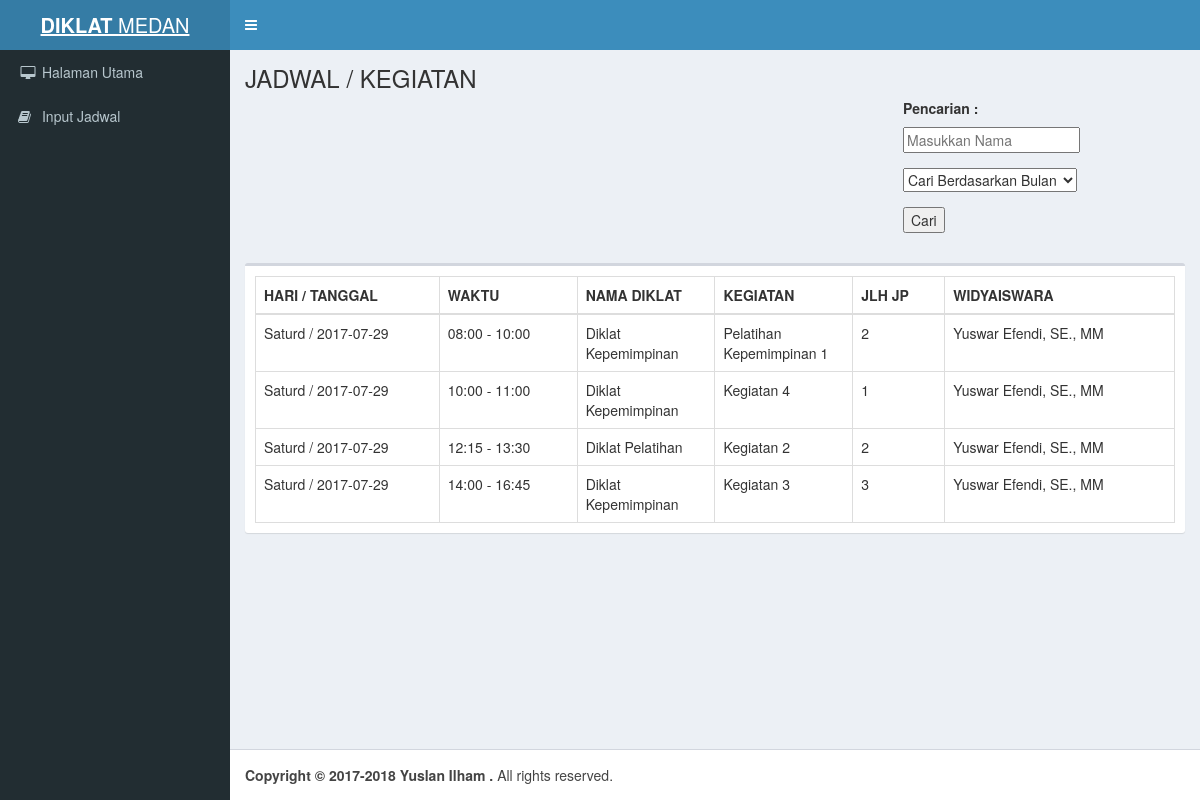
Before: / with the older database file.
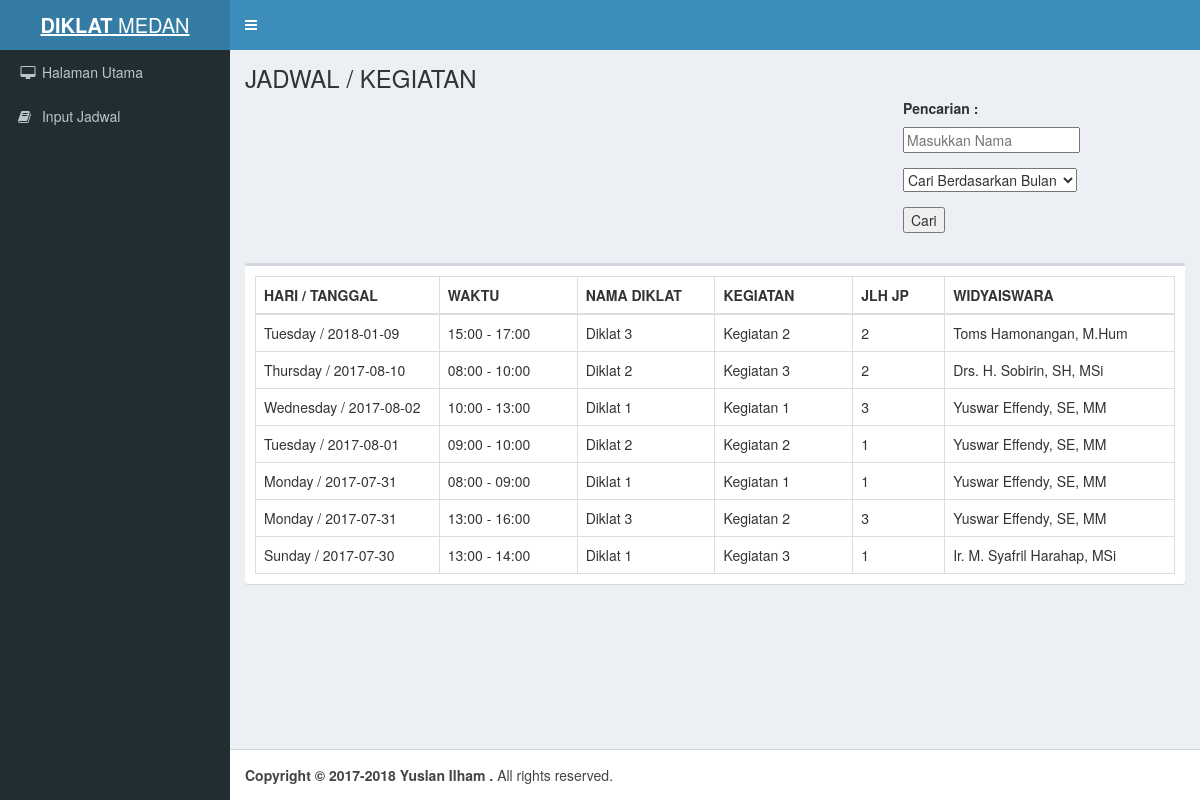
After: the same page with the newer database file.
### tables this page shows
CREATE TABLE IF NOT EXISTS `jadwal` (
`id_jadwal` int(10) NOT NULL,
  `hari` varchar(10) NOT NULL,
  `tanggal` date NOT NULL,
  `waktu_mulai` varchar(5) NOT NULL,
  `waktu_selesai` varchar(5) NOT NULL,
  `nama_diklat` varchar(100) NOT NULL,
  `kegiatan` varchar(100) NOT NULL,
  `jumlah_jp` int(2) NOT NULL,
  `widyaiswara` varchar(50) NOT NULL
);

### index.php (the view, shortened to what this page needs)
<!DOCTYPE html>
<?php
	$connection=mysqli_connect("127.0.0.1", "root", "", "diklatmedan");
	mysqli_select_db($connection, "");
	$query=mysqli_query($connection, "SELECT * FROM jadwal order by tanggal desc, waktu_mulai");
?>
<html>
<head>
  <link rel="stylesheet" href="bootstrap/css/bootstrap.min.css">
  <link rel="stylesheet" href="https://cdnjs.cloudflare.com/ajax/libs/font-awesome/4.5.0/css/font-awesome.min.css">
  <link rel="stylesheet" href="https://cdnjs.cloudflare.com/ajax/libs/ionicons/2.0.1/css/ionicons.min.css">
  <link rel="stylesheet" href="dist/css/AdminLTE.min.css">
  <link rel="stylesheet" href="dist/css/skins/_all-skins.min.css">
  <link rel="stylesheet" href="plugins/iCheck/flat/blue.css">
  <link rel="stylesheet" href="plugins/morris/morris.css">
  <link rel="stylesheet" href="plugins/jvectormap/jquery-jvectormap-1.2.2.css">
  <link rel="stylesheet" href="plugins/datepicker/datepicker3.css">
  <link rel="stylesheet" href="plugins/daterangepicker/daterangepicker.css">
  <link rel="stylesheet" href="plugins/bootstrap-wysihtml5/bootstrap3-wysihtml5.min.css">
  <link rel="stylesheet" type="text/css" href="https://maxcdn.bootstrapcdn.com/bootstrap/3.3.7/css/bootstrap.min.css">
  <link rel="stylesheet" type="text/css" href="daterangepicker.css" />
</head>
<body class="hold-transition skin-blue layout-boxed sidebar-mini">
<div class="wrapper">
  <header class="main-header">
    <a href="index.php" class="logo">
      <span class="logo-lg"><b>DIKLAT </b>MEDAN</span>
    </a>
    <nav class="navbar navbar-static-top">
      <a href="#" class="sidebar-toggle" data-toggle="offcanvas" role="button">
      </a>
    </nav>
  </header>
  <aside class="main-sidebar">
    <section class="sidebar">
      <ul class="sidebar-menu">
        <li><a href="index.php"><i class="fa fa-fw fa-desktop"></i> <span>Halaman Utama</span></a></li>
        <li><a href="input_jadwal.php"><i class="fa fa-book"></i> <span>Input Jadwal</span></a></li>
      </ul>
    </section>
  </aside>
  <div class="content-wrapper">
    <section class="content-header">
      <h1>
        JADWAL / KEGIATAN
      </h1>
	  <h5 class="searchoption"><b>Pencarian : </b></h5>
	  <form class="searchoption" action="result.php" method="Post">
		  <div class="form-group">
				<input type="text" placeholder="Masukkan Nama" list="listWI" name="widyaiswara">
		  </div>
		  <div class="form-group">
				<select name="pilihan">
					<option value="bulan">Cari Berdasarkan Bulan</option>
				</select>
		   </div>
		   <div class="form-group">
				<input type="submit" value="Cari">
		   </div>
	   </form>
    </section>
    <section class="content">
      <div class="row">
        <div class="col-xs-12">
          <div class="box">
            <div class="box-body">
              <table id="example2" class="table table-bordered table-hover">
                <thead>
                <tr>
                  <th width="20%">HARI / TANGGAL</th>
                  <th width="15%">WAKTU</th>
				  <th width="15%">NAMA DIKLAT</th>
                  <th width="15%">KEGIATAN</th>
				  <th width="10%">JLH JP</th>
				  <th width="25%">WIDYAISWARA</th>
                </tr>
                </thead>
                <tbody>
                <?php
				while($data=mysqli_fetch_array($query)){
					echo "<tr>
							<td>$data[hari] / $data[tanggal]</td>
							<td>$data[waktu_mulai] - $data[waktu_selesai]</td>
							<td>$data[nama_diklat]</td>
							<td>$data[kegiatan]</td>
							<td>$data[jumlah_jp]</td>
							<td>$data[widyaiswara]</td>
						</tr>";
				}
				?>
                </tbody>
              </table>
            </div>
          </div>
        </div>
      </div>
    </section>
  </div>
  <footer class="main-footer">
    <strong>Copyright &copy; 2017-2018 Yuslan Ilham .</strong> All rights
    reserved.
  </footer>
</div>
</body>
</html>

### index.php (style rules this page uses)
.searchoption { margin-left:70%; }

Changed rows visible on the page:
added jadwal: hari "Tuesday", tanggal "2018-01-09", waktu_mulai "15:00", waktu_selesai "17:00", nama_diklat "Diklat 3", kegiatan "Kegiatan 2", jumlah_jp "2", widyaiswara "Toms Hamonangan, M.Hum"
changed jadwal: hari "Saturd" → "Thursday"; tanggal "2017-07-29" → "2017-08-10"; waktu_mulai "14:00" → "08:00"; waktu_selesai "16:45" → "10:00"; nama_diklat "Diklat Kepemimpinan" → "Diklat 2"; jumlah_jp "3" → "2"; widyaiswara "Yuswar Efendi, SE., MM" → "Drs. H. Sobirin, SH, MSi"; moves up the list
changed jadwal: hari "Saturd" → "Wednesday"; tanggal "2017-07-29" → "2017-08-02"; waktu_mulai "08:00" → "10:00"; waktu_selesai "10:00" → "13:00"; nama_diklat "Diklat Kepemimpinan" → "Diklat 1"; kegiatan "Pelatihan Kepemimpinan 1" → "Kegiatan 1"; jumlah_jp "2" → "3"; widyaiswara "Yuswar Efendi, SE., MM" → "Yuswar Effendy, SE, MM"
added jadwal: hari "Tuesday", tanggal "2017-08-01", waktu_mulai "09:00", waktu_selesai "10:00", nama_diklat "Diklat 2", kegiatan "Kegiatan 2", jumlah_jp "1", widyaiswara "Yuswar Effendy, SE, MM"
added jadwal: hari "Monday", tanggal "2017-07-31", waktu_mulai "08:00", waktu_selesai "09:00", nama_diklat "Diklat 1", kegiatan "Kegiatan 1", jumlah_jp "1", widyaiswara "Yuswar Effendy, SE, MM"
changed jadwal (number 6 of 7 on the later page): hari "Saturd" → "Monday"; tanggal "2017-07-29" → "2017-07-31"; waktu_mulai "12:15" → "13:00"; waktu_selesai "13:30" → "16:00"; nama_diklat "Diklat Pelatihan" → "Diklat 3"; jumlah_jp "2" → "3"; widyaiswara "Yuswar Efendi, SE., MM" → "Yuswar Effendy, SE, MM"; moves down the list
changed jadwal: hari "Saturd" → "Sunday"; tanggal "2017-07-29" → "2017-07-30"; waktu_mulai "10:00" → "13:00"; waktu_selesai "11:00" → "14:00"; nama_diklat "Diklat Kepemimpinan" → "Diklat 1"; kegiatan "Kegiatan 4" → "Kegiatan 3"; widyaiswara "Yuswar Efendi, SE., MM" → "Ir. M. Syafril Harahap, MSi"
